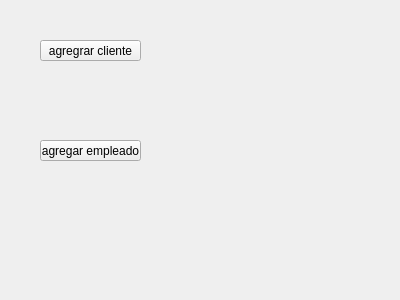
<?xml version="1.0" encoding="UTF-8"?>
<ui version="4.0">
 <class>Widget</class>
 <widget class="QWidget" name="Widget">
  <property name="geometry">
   <rect>
    <x>0</x>
    <y>0</y>
    <width>400</width>
    <height>300</height>
   </rect>
  </property>
  <property name="windowTitle">
   <string>Widget</string>
  </property>
  <widget class="QPushButton" name="pbCliente">
   <property name="geometry">
    <rect>
     <x>40</x>
     <y>40</y>
     <width>101</width>
     <height>21</height>
    </rect>
   </property>
   <property name="text">
    <string>agregrar cliente</string>
   </property>
  </widget>
  <widget class="QPushButton" name="pbEmpleado">
   <property name="geometry">
    <rect>
     <x>40</x>
     <y>140</y>
     <width>101</width>
     <height>21</height>
    </rect>
   </property>
   <property name="text">
    <string>agregar empleado</string>
   </property>
  </widget>
 </widget>
 <layoutdefault spacing="6" margin="11"/>
 <resources/>
 <connections/>
</ui>
